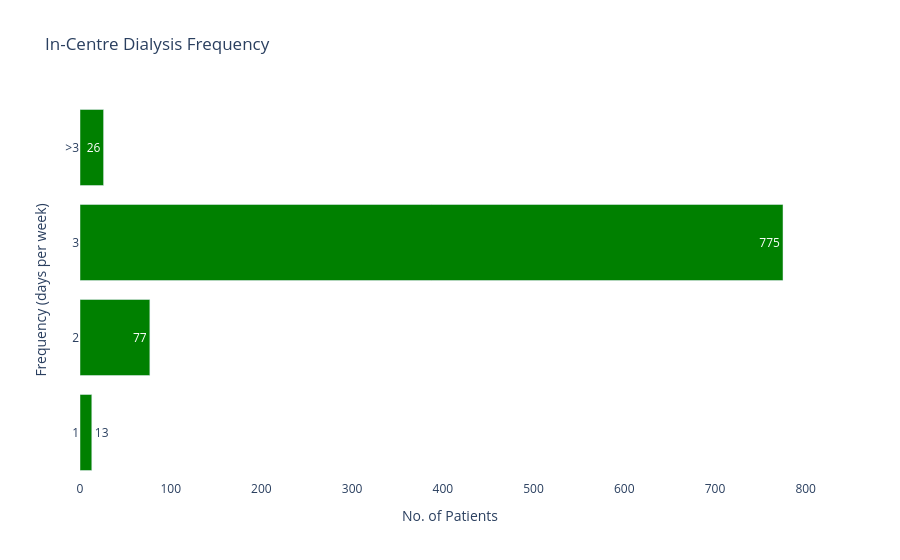
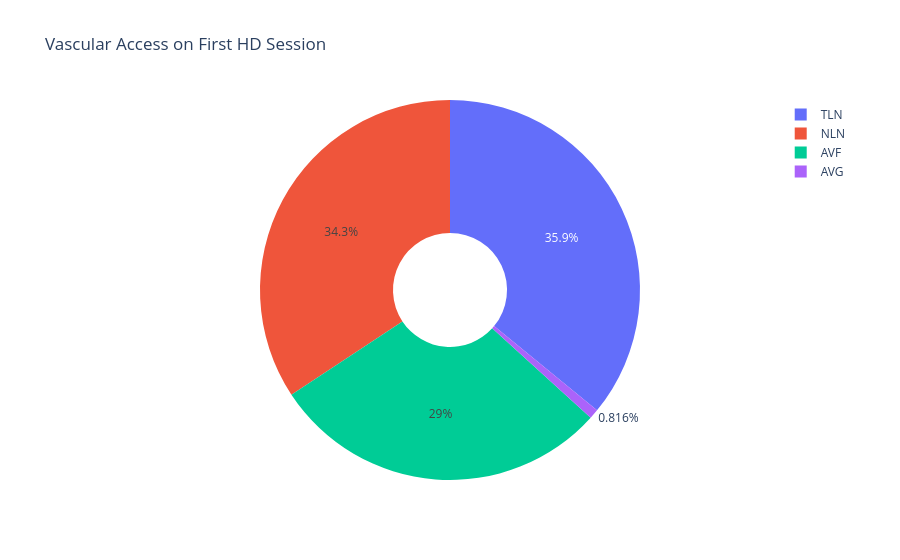

The cell these charts' notebook holds for them, in order:
### Code cell
freq_fig = px.bar(
    x=dialysis_stats.all.incentre_dialysis_frequency.data.y,
    y=dialysis_stats.all.incentre_dialysis_frequency.data.x,
    title=dialysis_stats.all.incentre_dialysis_frequency.metadata.title,
    labels={
        "x": dialysis_stats.all.incentre_dialysis_frequency.metadata.axis_titles.y,
        "y": dialysis_stats.all.incentre_dialysis_frequency.metadata.axis_titles.x,
    },
    orientation="h",
    color_discrete_sequence=["green"],
    text_auto=True,
)

# set white background
freq_fig.update_layout({"plot_bgcolor": "rgba(0,0,0,0)"})
freq_fig.show()

access_fig = px.pie(
    values=dialysis_stats.all.incident_initial_access.data.y,
    names=dialysis_stats.all.incident_initial_access.data.x,
    title=dialysis_stats.all.incident_initial_access.metadata.title,
    hole=0.3,
)
access_fig.show()

### Figure 1 — Plotly figure (JSON) as saved in the notebook; plotly's stock layout.template omitted (floating-point values rounded to 4 significant figures)
{"data": [{"alignmentgroup": "True", "hovertemplate": "No. of Patients=%{x}<br>Frequency (days per week)=%{y}<extra></extra>", "legendgroup": "", "marker": {"color": "green", "pattern": {"shape": ""}}, "name": "", "offsetgroup": "", "orientation": "h", "showlegend": false, "textposition": "auto", "texttemplate": "%{x}", "type": "bar", "x": [13, 77, 775, 26], "xaxis": "x", "y": ["1", "2", "3", ">3"], "yaxis": "y"}], "layout": {"barmode": "relative", "legend": {"tracegroupgap": 0}, "plot_bgcolor": "rgba(0,0,0,0)", "title": {"text": "In-Centre Dialysis Frequency"}, "xaxis": {"anchor": "y", "domain": [0, 1], "title": {"text": "No. of Patients"}}, "yaxis": {"anchor": "x", "domain": [0, 1], "title": {"text": "Frequency (days per week)"}}}}

### Figure 2 — Plotly figure (JSON) as saved in the notebook; plotly's stock layout.template omitted (floating-point values rounded to 4 significant figures)
{"data": [{"domain": {"x": [0, 1], "y": [0, 1]}, "hole": 0.3, "hovertemplate": "label=%{label}<br>value=%{value}<extra></extra>", "labels": ["AVF", "AVG", "NLN", "TLN"], "legendgroup": "", "name": "", "showlegend": true, "type": "pie", "values": [71, 2, 84, 88]}], "layout": {"legend": {"tracegroupgap": 0}, "title": {"text": "Vascular Access on First HD Session"}}}
